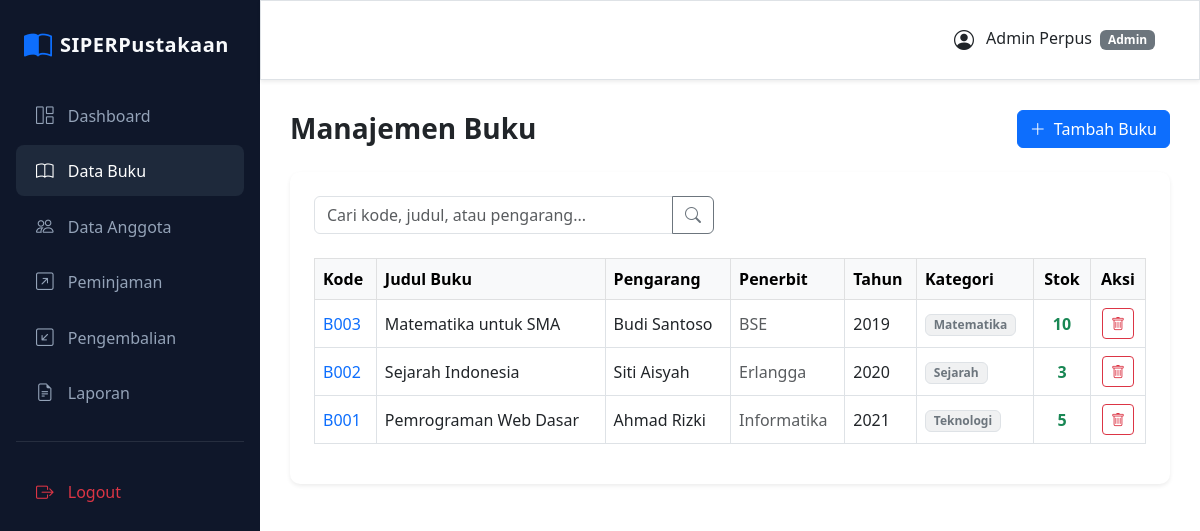
The page /buku.php (signed in) on the database its author committed.
### tables this page shows
CREATE TABLE `buku` (
  `kode_buku` varchar(20) NOT NULL,
  `judul` varchar(200) NOT NULL,
  `pengarang` varchar(100) NOT NULL,
  `penerbit` varchar(100) NOT NULL,
  `tahun_terbit` year(4) NOT NULL,
  `kategori` varchar(50) NOT NULL,
  `stok` int(11) NOT NULL,
  PRIMARY KEY (`kode_buku`)
);

### buku.php (the view, shortened to what this page needs)
<?php
include 'header.php';
$cari = isset($_GET['cari']) ? mysqli_real_escape_string($conn, $_GET['cari']) : '';
?>
<div class="d-flex justify-content-between align-items-center mb-4">
    <h3 class="fw-bold mb-0">Manajemen Buku</h3>
    <button class="btn btn-primary fw-medium" data-bs-toggle="modal" data-bs-target="#modalTambah">
        <i class="bi bi-plus-lg me-1"></i> Tambah Buku
    </button>
</div>
<div class="card border-0 shadow-sm">
    <div class="card-body p-4">
        <form class="mb-4" method="GET">
            <div class="input-group" style="max-width: 400px;">
                <input type="text" name="cari" class="form-control" placeholder="Cari kode, judul, atau pengarang..." value="<?= htmlspecialchars($cari) ?>">
                <button class="btn btn-outline-secondary" type="submit"><i class="bi bi-search"></i></button>
            </div>
        </form>
        <div class="table-responsive">
            <table class="table table-bordered table-hover align-middle">
                <thead class="table-light">
                    <tr>
                        <th>Kode</th>
                        <th>Judul Buku</th>
                        <th>Pengarang</th>
                        <th>Penerbit</th>
                        <th>Tahun</th>
                        <th>Kategori</th>
                        <th class="text-center">Stok</th>
                        <th class="text-center">Aksi</th>
                    </tr>
                </thead>
                <tbody>
                    <?php
                    $where = "";
                    $q = mysqli_query($conn, "SELECT * FROM buku $where ORDER BY kode_buku DESC");
                    if(mysqli_num_rows($q) > 0):
                        while($r = mysqli_fetch_assoc($q)):
                    ?>
                    <tr>
                        <td class="fw-medium text-primary"><?= htmlspecialchars($r['kode_buku']) ?></td>
                        <td class="fw-medium"><?= htmlspecialchars($r['judul']) ?></td>
                        <td><?= htmlspecialchars($r['pengarang']) ?></td>
                        <td class="text-muted"><?= htmlspecialchars($r['penerbit']) ?></td>
                        <td><?= $r['tahun_terbit'] ?></td>
                        <td><span class="badge bg-secondary bg-opacity-10 text-secondary border"><?= htmlspecialchars($r['kategori']) ?></span></td>
                        <td class="text-center fw-bold <?= $r['stok'] > 0 ? 'text-success' : 'text-danger' ?>"><?= $r['stok'] ?></td>
                        <td class="text-center">
                            <a href="?hapus=<?= $r['kode_buku'] ?>" class="btn btn-sm btn-outline-danger" onclick="return confirm('Yakin ingin menghapus buku ini? Semua data peminjaman terkait mungkin akan terpengaruh.')"><i class="bi bi-trash"></i></a>
                        </td>
                    </tr>
                    <?php
                        endwhile;
                    else:
                        echo "<tr><td colspan='8' class='text-center text-muted py-4'>Tidak ada data buku ditemukan.</td></tr>";
                    endif;
                    ?>
                </tbody>
            </table>
        </div>
    </div>
</div>
<?php include 'footer.php'; ?>

### header.php (style rules this page uses)
.card { border-radius: 10px; border: none; box-shadow: 0 1px 3px rgba(0,0,0,0.1); }

### rows shown on the page
buku: kode_buku "B003", judul "Matematika untuk SMA", pengarang "Budi Santoso", penerbit "BSE", tahun_terbit "2019", kategori "Matematika", stok "10"
buku: kode_buku "B002", judul "Sejarah Indonesia", pengarang "Siti Aisyah", penerbit "Erlangga", tahun_terbit "2020", kategori "Sejarah", stok "3"
buku: kode_buku "B001", judul "Pemrograman Web Dasar", pengarang "Ahmad Rizki", penerbit "Informatika", tahun_terbit "2021", kategori "Teknologi", stok "5"

### other values the page prints
$_SESSION['nama'] "Admin Perpus"
$role "Admin"
